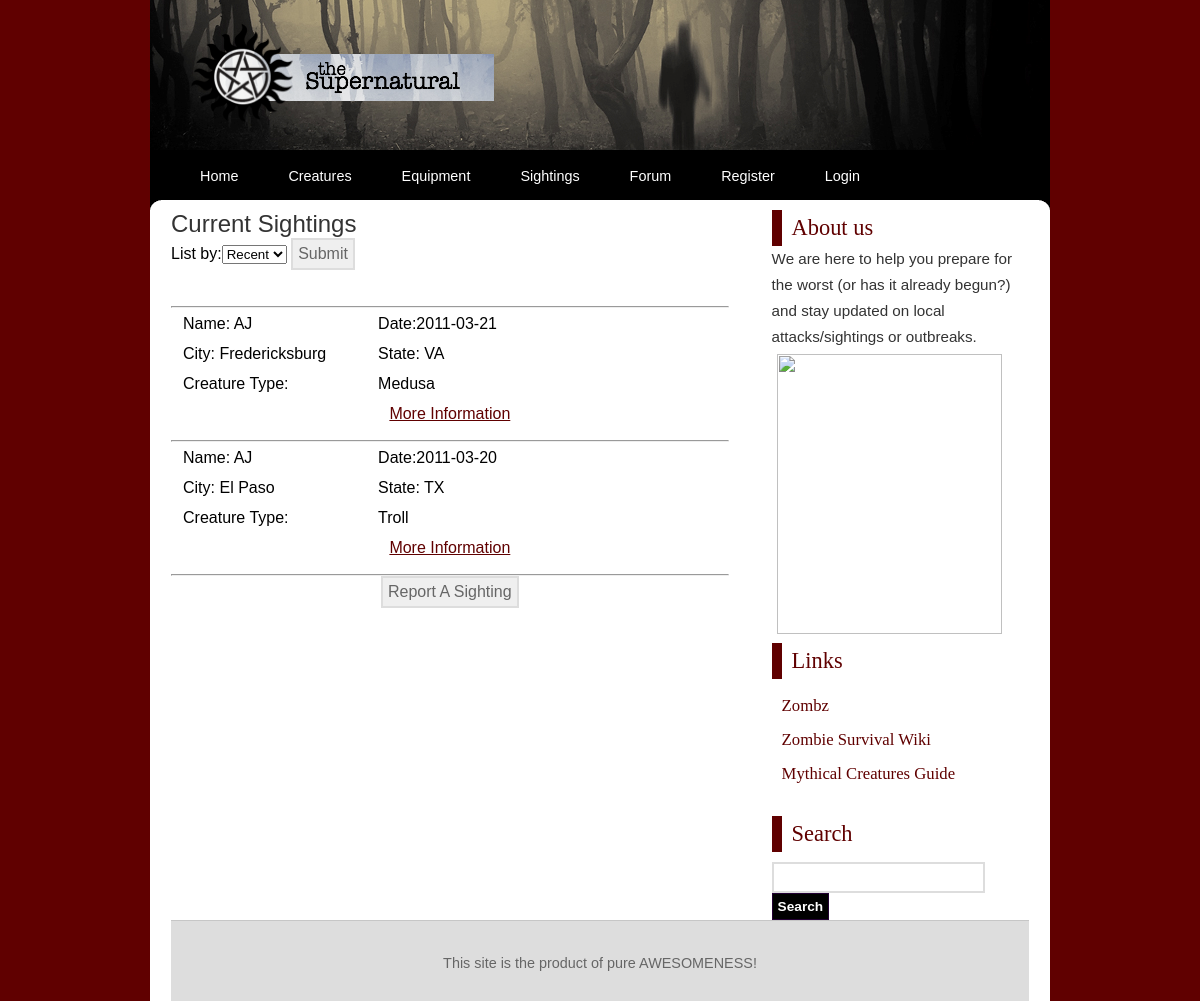
/list.php, run on an earlier commit of the app's database.
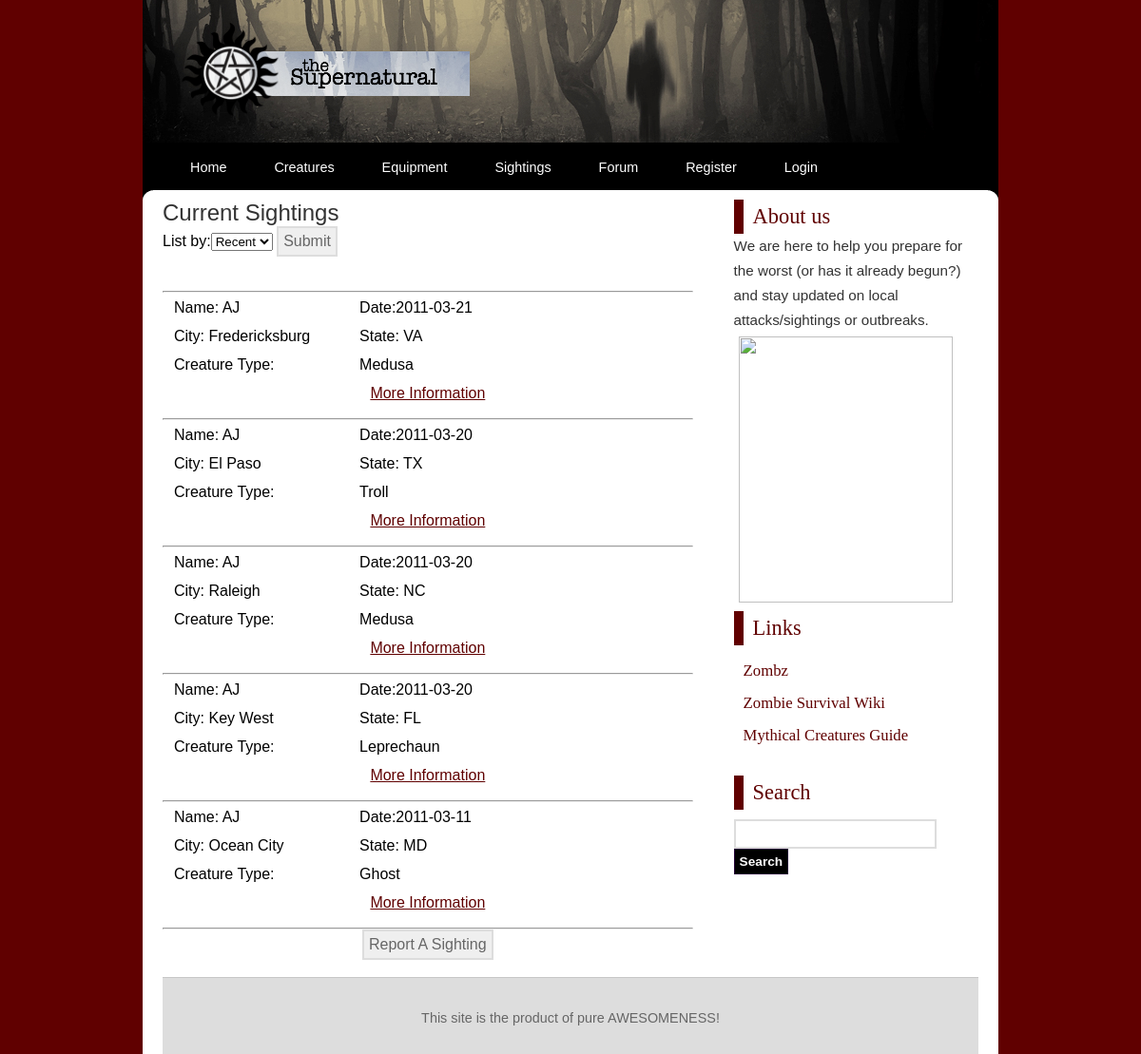
And on a later commit of the database.
### tables this page shows
CREATE TABLE IF NOT EXISTS `sightings` (
  `id` int(11) NOT NULL AUTO_INCREMENT,
  `name` varchar(50) NOT NULL default 'John Doe',
  `date` date NOT NULL,
  `city` varchar(50) NOT NULL default 'Not Listed',
  `state` varchar(2) NOT NULL,
  `experience` blob NOT NULL,
  `action` blob NOT NULL,
  PRIMARY KEY (`id`),
  INDEX (`name`, `date`, `city`, `state`)
);

CREATE TABLE IF NOT EXISTS `creatureBio` (
  `id` int(11) NOT NULL AUTO_INCREMENT,
  `name` varchar(12) NOT NULL,
  `food` varchar(50) NOT NULL,
  `locale` varchar(50) NOT NULL,
  `weakness` blob NOT NULL,
  `powers` blob NOT NULL,
  PRIMARY KEY (`id`)
);

### list.php (the view, shortened to what this page needs)
<!DOCTYPE html PUBLIC "-//W3C//DTD XHTML 1.0 Strict//EN" "http://www.w3.org/TR/xhtml1/DTD/xhtml1-strict.dtd">
<html xmlns="http://www.w3.org/1999/xhtml">
<head>
<link rel="stylesheet" href="styles.css" type="text/css" />
</head>
<body>
<?php
   include('header.php');
?>
<div id="wrap">
	<div class="pagewrapper">
		<div class="innerpagewrapper">
			<div class="page">
				<div class="content">
					<h3>Current Sightings</h3>
<form method="post" action="list.php">
List by:<select name="listBy">
			<option value="Recent">Recent</option>
		</select>
<input type="submit" value="Submit" />
</form>
<br/>
<?php
include ('db_connect.php');
$listBy= $_POST['listBy'];
if($listBy=='City'){
$query = "SELECT * FROM sightings ORDER BY city ASC";
}
else if($listBy=='State'){
$query = "SELECT * FROM sightings ORDER BY state ASC";
}
else{
$query = "SELECT * FROM sightings ORDER BY date DESC";
}
$result = mysqli_query($db, $query)or die("Error Querying Database");
echo"<br/><hr/>";
   while($row = mysqli_fetch_array($result))
    {
	$sid=$row['id'];
	$query="SELECT * FROM creatureToSight WHERE sightingId='$sid'";
	$result1= mysqli_query($db, $query)or die("Error Querying Database");
	$row2= mysqli_fetch_array($result1);
	$cid=$row2['creatureId'];
	$query2="SELECT * FROM creatureBio WHERE id='$cid'";
	$result2= mysqli_query($db, $query2)or die("Error Querying Database");
	$row3= mysqli_fetch_array($result2);
	echo"<table>";
    echo "<tr><td width=\"35%\">Name: " . $row['name'] . "</td><td width=\"65%\">Date:" . $row['date'] . "</td></tr>";
	echo "<tr><td>City: " . $row['city'] . "</td><td>State: " . $row['state'] . "</td></tr>";
	echo "<tr><td>Creature Type: </td><td>" . $row3['name'] . "</td></tr>";
	echo "<tr><td colspan=2><center><a href=sightingViewer.php?id=" . $row['id'] . ">More Information</a></center></td></tr>";
	echo "</table>";
	echo"<hr/>";
    }
?>
						<center>
						<form method="post" action="report.php">
					    <input type="submit" value="Report A Sighting" />
					    </form>
						</center>
						<br/>
				</div>
			</div>
		</div>
	</div>
</div>
</body>
</html>

### header.php (shortened to what this page needs)
<html>
<head>
</head>
<body>
<div class="header">
	<div class="title">
		<div class="innertitle">
			<div class="banner">
<a href="index.php"><img src="images/spnHeader.png" border="0" /></a>
			</div>
		</div>
	</div>
	<div class="outernav">
		<div class="nav">
			<div class="innernav">
				<ul>
					<li><a href="index.php">Home</a></li>
					<li><a href="creature.php">Creatures</a></li>
					<li><a href="equipList.php">Equipment</a></li>
					<li><a href="list.php">Sightings</a></li>
					<li><a href="forumviewer.php">Forum</a></li>
					<?php
					if(isset($_SESSION['username'])) {
						echo "<li><a href=\"profile.php?id=". $id . "\">Profile</a></li>";
						echo "<li><a href=\"editAccount.php\">Account</a></li>
								<li><a href=\"logout.php\">Logout</a></li>";
					} else {
						echo "<li><a href=\"register.php\">Register</a></li>
								<li><a href=\"login.php\">Login</a></li>";
					}
					?>
				</ul>
			</div>
		</div>
	</div>
</div>
</body>
</html>

### styles.css (style rules this page uses)
* { margin:0; padding:0; }
body { background:#600000 none repeat-x scroll top left; margin:0 auto; padding:0; font-family:Arial, Helvetica, sans-serif; width: 1000px; }
div#wrap { width:90%; margin:0 auto; padding:0 10px; }
div.centerimg { margin:0 auto; padding:5px; }
div.banner { // position:relative; // top:4px; height:150px; margin:0 auto; }
div.header { margin:0 auto; }
div.nav { padding:0; margin:0 0 0 15px; background:#000000; //url('images/navbgright.jpg') no-repeat scroll bottom right; }
div.title { //adding:20px 20px; margin:0 auto; background:#600000; }
div.innernav { margin:0 15px 0 0; background:#000000; // url('images/navbg.jpg') repeat-x scroll bottom left; height:50px; }
div.outernav { width:90%; margin:0 auto; background:#000000; // url('images/navbgleft.jpg') no-repeat scroll bottom left; }
div.innertitle { width:90%; margin:0 auto; }
div.nav ul { list-style:none; padding:0 0 0 10px; margin:0; position:relative; }
div.nav ul li { display:inline; float:left; }
div.nav ul li a, div.nav ul li a:visited { float:left; margin:0 5px; padding:18px 20px 16px 20px; //height:40px; text-decoration:none; color:#ffffff; font-weight:normal; font-size:0.9em; font-family:Arial, Helvetica, sans-serif; }
h3 { font-size:1.5em; font-family:'Lucida Sans Unicode','Lucida Grande',verdana,sans-serif; font-weight:normal; color:#333333; }
h4 { color:#600000 ; font-family:Georgia, "Times New Roman", Times, serif; font-size:1.4em; font-weight:normal; padding:5px 5px 5px 10px; border-left:10px solid #600000 ; }
p { margin-bottom:102x; line-height:1.7em; font-size:0.95em; color:#333333; }
ul { padding:0 0 20px 35px; }
form input, form textarea { border:2px solid #dddddd; padding:5px; color:#666666; font-family:Arial, Helvetica, sans-serif; font-size:1.0em; }
form input.formbutton { background:#000000; // url('images/navbg.jpg') repeat-x scroll bottom left; color:#ffffff; font-size:0.9em; border:1px solid #220033; font-weight:bold; font-family:Verdana, Arial, Helvetica, sans-serif; }
table { width:100%; margin-bottom:10px; }
table tr th, table tr td { padding:5px 10px; }
a { color:#600000 ; }
div.pagewrapper { margin:0 auto; background:#ffffff url('images/content-bg-right2.png') no-repeat scroll top right; }
div.innerpagewrapper { background:#ffffff url('images/content-bg-left2.png') no-repeat scroll top left; margin:0 11px 0 0; }
div.page { margin:0 0 0 11px; background-color:#ffffff; padding:10px 10px 0 10px; }
div.page ul { list-style:square; font-size:0.95em; }
div.page ul li { padding:3px 0; }
div.content { width:65%; float:left; }
div.sidebar { width:30%; float:right; }
div.sidebar ul { list-style:none; padding:10px 10px 25px 10px; }
div.sidebar ul li { padding:7px 0; }
div.sidebar ul li a { font-family:Georgia, "Times New Roman", Times, serif; text-decoration:none; font-size:1.1em; }
div.footer { clear:both; margin-top:10px; border-top:1px solid #c6c6c6; background:#dddddd url('images/footerbg.png') repeat-x scroll bottom left; height:80px; }
div.footer p { text-align:center; color:#666666; padding-top:30px; font-size:0.9em; font-family:"Trebuchet MS", Verdana, Arial; }
form.searchform { padding-top:10px; }

What changed in the data, as far as the page shows it:
added sightings: name "AJ", date "2011-03-20", city "Raleigh", state "NC", creaturebio.name "Medusa"
added sightings: name "AJ", date "2011-03-20", city "Key West", state "FL", creaturebio.name "Leprechaun"
added sightings: name "AJ", date "2011-03-11", city "Ocean City", state "MD", creaturebio.name "Ghost"
